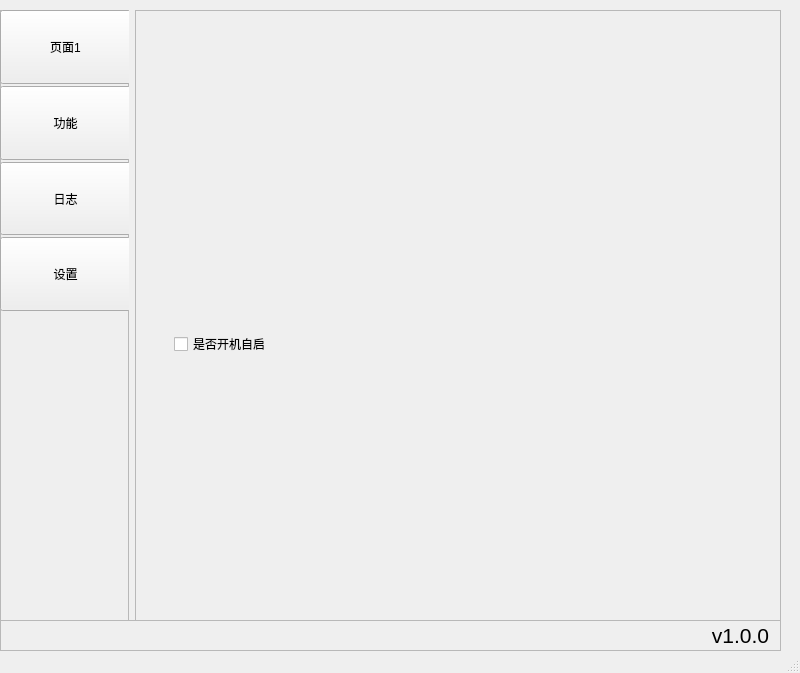
<?xml version="1.0" encoding="UTF-8"?>
<ui version="4.0">
 <class>MainWindow</class>
 <widget class="QMainWindow" name="MainWindow">
  <property name="geometry">
   <rect>
    <x>0</x>
    <y>0</y>
    <width>800</width>
    <height>673</height>
   </rect>
  </property>
  <property name="windowTitle">
   <string>MainWindow</string>
  </property>
  <widget class="QWidget" name="centralwidget">
   <widget class="QWidget" name="layoutWidget1">
    <property name="geometry">
     <rect>
      <x>0</x>
      <y>10</y>
      <width>781</width>
      <height>611</height>
     </rect>
    </property>
    <layout class="QHBoxLayout" name="two_split">
     <item>
      <widget class="QFrame" name="Left_Component_Frame">
       <property name="sizePolicy">
        <sizepolicy hsizetype="Preferred" vsizetype="Preferred">
         <horstretch>1</horstretch>
         <verstretch>0</verstretch>
        </sizepolicy>
       </property>
       <property name="frameShape">
        <enum>QFrame::StyledPanel</enum>
       </property>
       <property name="frameShadow">
        <enum>QFrame::Raised</enum>
       </property>
       <widget class="QWidget" name="layoutWidget2">
        <property name="geometry">
         <rect>
          <x>0</x>
          <y>0</y>
          <width>131</width>
          <height>301</height>
         </rect>
        </property>
        <layout class="QVBoxLayout" name="verticalLayout">
         <property name="spacing">
          <number>2</number>
         </property>
         <item>
          <widget class="QPushButton" name="pushButton">
           <property name="sizePolicy">
            <sizepolicy hsizetype="Minimum" vsizetype="Minimum">
             <horstretch>0</horstretch>
             <verstretch>0</verstretch>
            </sizepolicy>
           </property>
           <property name="text">
            <string>页面1</string>
           </property>
          </widget>
         </item>
         <item>
          <widget class="QPushButton" name="function_button">
           <property name="sizePolicy">
            <sizepolicy hsizetype="Minimum" vsizetype="Minimum">
             <horstretch>0</horstretch>
             <verstretch>0</verstretch>
            </sizepolicy>
           </property>
           <property name="text">
            <string>功能</string>
           </property>
          </widget>
         </item>
         <item>
          <widget class="QPushButton" name="log_button">
           <property name="sizePolicy">
            <sizepolicy hsizetype="Minimum" vsizetype="Minimum">
             <horstretch>0</horstretch>
             <verstretch>0</verstretch>
            </sizepolicy>
           </property>
           <property name="text">
            <string>日志</string>
           </property>
          </widget>
         </item>
         <item>
          <widget class="QPushButton" name="setting_button">
           <property name="sizePolicy">
            <sizepolicy hsizetype="Minimum" vsizetype="Minimum">
             <horstretch>0</horstretch>
             <verstretch>0</verstretch>
            </sizepolicy>
           </property>
           <property name="text">
            <string>设置</string>
           </property>
          </widget>
         </item>
        </layout>
       </widget>
      </widget>
     </item>
     <item>
      <widget class="QFrame" name="Right_Display_Frame">
       <property name="sizePolicy">
        <sizepolicy hsizetype="Preferred" vsizetype="Preferred">
         <horstretch>5</horstretch>
         <verstretch>0</verstretch>
        </sizepolicy>
       </property>
       <property name="frameShape">
        <enum>QFrame::StyledPanel</enum>
       </property>
       <property name="frameShadow">
        <enum>QFrame::Raised</enum>
       </property>
       <widget class="QStackedWidget" name="stackedWidget">
        <property name="geometry">
         <rect>
          <x>-1</x>
          <y>-1</y>
          <width>641</width>
          <height>651</height>
         </rect>
        </property>
        <property name="sizePolicy">
         <sizepolicy hsizetype="Expanding" vsizetype="Expanding">
          <horstretch>0</horstretch>
          <verstretch>0</verstretch>
         </sizepolicy>
        </property>
        <property name="currentIndex">
         <number>3</number>
        </property>
        <widget class="QWidget" name="page">
         <widget class="QLabel" name="label">
          <property name="geometry">
           <rect>
            <x>103</x>
            <y>161</y>
            <width>281</width>
            <height>211</height>
           </rect>
          </property>
          <property name="font">
           <font>
            <family>Agency FB</family>
            <pointsize>48</pointsize>
           </font>
          </property>
          <property name="text">
           <string>界面1</string>
          </property>
         </widget>
        </widget>
        <widget class="QWidget" name="function_page">
         <widget class="QLabel" name="label_2">
          <property name="geometry">
           <rect>
            <x>0</x>
            <y>0</y>
            <width>271</width>
            <height>101</height>
           </rect>
          </property>
          <property name="font">
           <font>
            <family>Agency FB</family>
            <pointsize>48</pointsize>
           </font>
          </property>
          <property name="text">
           <string>功能列表</string>
          </property>
         </widget>
         <widget class="QWidget" name="layoutWidget3">
          <property name="geometry">
           <rect>
            <x>-10</x>
            <y>120</y>
            <width>651</width>
            <height>481</height>
           </rect>
          </property>
          <layout class="QHBoxLayout" name="function_page_layout">
           <item>
            <widget class="QFrame" name="function_list">
             <property name="sizePolicy">
              <sizepolicy hsizetype="Expanding" vsizetype="Expanding">
               <horstretch>1</horstretch>
               <verstretch>0</verstretch>
              </sizepolicy>
             </property>
             <property name="autoFillBackground">
              <bool>false</bool>
             </property>
             <property name="frameShape">
              <enum>QFrame::StyledPanel</enum>
             </property>
             <property name="frameShadow">
              <enum>QFrame::Raised</enum>
             </property>
             <widget class="QWidget" name="verticalLayoutWidget">
              <property name="geometry">
               <rect>
                <x>10</x>
                <y>0</y>
                <width>321</width>
                <height>481</height>
               </rect>
              </property>
              <layout class="QVBoxLayout" name="functionListLayout">
               <property name="spacing">
                <number>0</number>
               </property>
               <property name="sizeConstraint">
                <enum>QLayout::SetMinAndMaxSize</enum>
               </property>
              </layout>
             </widget>
            </widget>
           </item>
           <item>
            <widget class="QFrame" name="function_display">
             <property name="sizePolicy">
              <sizepolicy hsizetype="Expanding" vsizetype="Expanding">
               <horstretch>1</horstretch>
               <verstretch>0</verstretch>
              </sizepolicy>
             </property>
             <property name="autoFillBackground">
              <bool>false</bool>
             </property>
             <property name="frameShape">
              <enum>QFrame::StyledPanel</enum>
             </property>
             <property name="frameShadow">
              <enum>QFrame::Raised</enum>
             </property>
             <widget class="QStackedWidget" name="function_widget">
              <property name="geometry">
               <rect>
                <x>10</x>
                <y>10</y>
                <width>301</width>
                <height>461</height>
               </rect>
              </property>
              <property name="sizePolicy">
               <sizepolicy hsizetype="Expanding" vsizetype="Expanding">
                <horstretch>0</horstretch>
                <verstretch>0</verstretch>
               </sizepolicy>
              </property>
              <widget class="QWidget" name="defaut_page">
               <widget class="QLabel" name="function_title">
                <property name="geometry">
                 <rect>
                  <x>10</x>
                  <y>0</y>
                  <width>71</width>
                  <height>41</height>
                 </rect>
                </property>
                <property name="text">
                 <string>说明</string>
                </property>
               </widget>
               <widget class="QLabel" name="function_describe">
                <property name="geometry">
                 <rect>
                  <x>20</x>
                  <y>50</y>
                  <width>261</width>
                  <height>41</height>
                 </rect>
                </property>
                <property name="text">
                 <string>TextLabel</string>
                </property>
               </widget>
              </widget>
              <widget class="QWidget" name="page_3"/>
             </widget>
            </widget>
           </item>
          </layout>
         </widget>
        </widget>
        <widget class="QWidget" name="log_page">
         <widget class="QPlainTextEdit" name="LogTextArea">
          <property name="geometry">
           <rect>
            <x>23</x>
            <y>60</y>
            <width>601</width>
            <height>571</height>
           </rect>
          </property>
          <property name="font">
           <font>
            <family>宋体</family>
            <pointsize>11</pointsize>
           </font>
          </property>
          <property name="readOnly">
           <bool>true</bool>
          </property>
          <property name="plainText">
           <string/>
          </property>
         </widget>
        </widget>
        <widget class="QWidget" name="setting_page">
         <widget class="QWidget" name="verticalLayoutWidget_2">
          <property name="geometry">
           <rect>
            <x>40</x>
            <y>90</y>
            <width>201</width>
            <height>491</height>
           </rect>
          </property>
          <layout class="QVBoxLayout" name="setting_layout">
           <item>
            <widget class="QCheckBox" name="auto_start_checkbox">
             <property name="text">
              <string>是否开机自启</string>
             </property>
            </widget>
           </item>
          </layout>
         </widget>
        </widget>
       </widget>
      </widget>
     </item>
    </layout>
   </widget>
   <widget class="QFrame" name="Button_Display_Frame">
    <property name="geometry">
     <rect>
      <x>0</x>
      <y>620</y>
      <width>781</width>
      <height>31</height>
     </rect>
    </property>
    <property name="frameShape">
     <enum>QFrame::StyledPanel</enum>
    </property>
    <property name="frameShadow">
     <enum>QFrame::Raised</enum>
    </property>
    <widget class="QLabel" name="version_label">
     <property name="geometry">
      <rect>
       <x>710</x>
       <y>0</y>
       <width>61</width>
       <height>31</height>
      </rect>
     </property>
     <property name="sizePolicy">
      <sizepolicy hsizetype="Minimum" vsizetype="Preferred">
       <horstretch>0</horstretch>
       <verstretch>0</verstretch>
      </sizepolicy>
     </property>
     <property name="font">
      <font>
       <family>Nirmala UI</family>
       <pointsize>16</pointsize>
      </font>
     </property>
     <property name="text">
      <string>v1.0.0</string>
     </property>
     <property name="alignment">
      <set>Qt::AlignCenter</set>
     </property>
    </widget>
   </widget>
  </widget>
  <widget class="QStatusBar" name="statusbar"/>
 </widget>
 <resources>
  <include location="resources.qrc"/>
 </resources>
 <connections/>
</ui>
